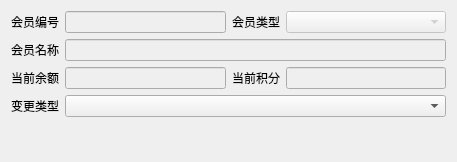
<?xml version="1.0" encoding="UTF-8"?>
<ui version="4.0">
 <class>w_m_member_type_dialog</class>
 <widget class="QDialog" name="w_m_member_type_dialog">
  <property name="geometry">
   <rect>
    <x>0</x>
    <y>0</y>
    <width>457</width>
    <height>162</height>
   </rect>
  </property>
  <property name="windowTitle">
   <string>Dialog</string>
  </property>
  <layout class="QVBoxLayout" name="verticalLayout" stretch="1,0">
   <item>
    <layout class="QGridLayout" name="gridLayout">
     <item row="0" column="0">
      <widget class="QLabel" name="label">
       <property name="text">
        <string>会员编号</string>
       </property>
      </widget>
     </item>
     <item row="0" column="1">
      <widget class="QLineEdit" name="lineEdit_vch_memberno">
       <property name="enabled">
        <bool>false</bool>
       </property>
      </widget>
     </item>
     <item row="0" column="2">
      <widget class="QLabel" name="label_2">
       <property name="text">
        <string>会员类型</string>
       </property>
      </widget>
     </item>
     <item row="1" column="0">
      <widget class="QLabel" name="label_3">
       <property name="text">
        <string>会员名称</string>
       </property>
      </widget>
     </item>
     <item row="1" column="1" colspan="3">
      <widget class="QLineEdit" name="lineEdit_vch_member">
       <property name="enabled">
        <bool>false</bool>
       </property>
      </widget>
     </item>
     <item row="2" column="0">
      <widget class="QLabel" name="label_5">
       <property name="text">
        <string>当前余额</string>
       </property>
      </widget>
     </item>
     <item row="2" column="1">
      <widget class="QLineEdit" name="lineEdit_num_amount">
       <property name="enabled">
        <bool>false</bool>
       </property>
      </widget>
     </item>
     <item row="2" column="2">
      <widget class="QLabel" name="label_4">
       <property name="text">
        <string>当前积分</string>
       </property>
      </widget>
     </item>
     <item row="2" column="3">
      <widget class="QLineEdit" name="lineEdit_num_point">
       <property name="enabled">
        <bool>false</bool>
       </property>
      </widget>
     </item>
     <item row="3" column="0">
      <widget class="QLabel" name="label_6">
       <property name="text">
        <string>变更类型</string>
       </property>
      </widget>
     </item>
     <item row="3" column="1" colspan="3">
      <widget class="QComboBox" name="comboBox_typenames"/>
     </item>
     <item row="0" column="3">
      <widget class="QComboBox" name="comboBox_vch_typename">
       <property name="enabled">
        <bool>false</bool>
       </property>
      </widget>
     </item>
    </layout>
   </item>
   <item>
    <widget class="lds_toolbar" name="frame">
     <property name="frameShape">
      <enum>QFrame::NoFrame</enum>
     </property>
     <property name="frameShadow">
      <enum>QFrame::Raised</enum>
     </property>
    </widget>
   </item>
  </layout>
 </widget>
 <customwidgets>
  <customwidget>
   <class>lds_toolbar</class>
   <extends>QFrame</extends>
   <header>lds_toolbar.h</header>
   <container>1</container>
  </customwidget>
 </customwidgets>
 <resources/>
 <connections/>
</ui>
